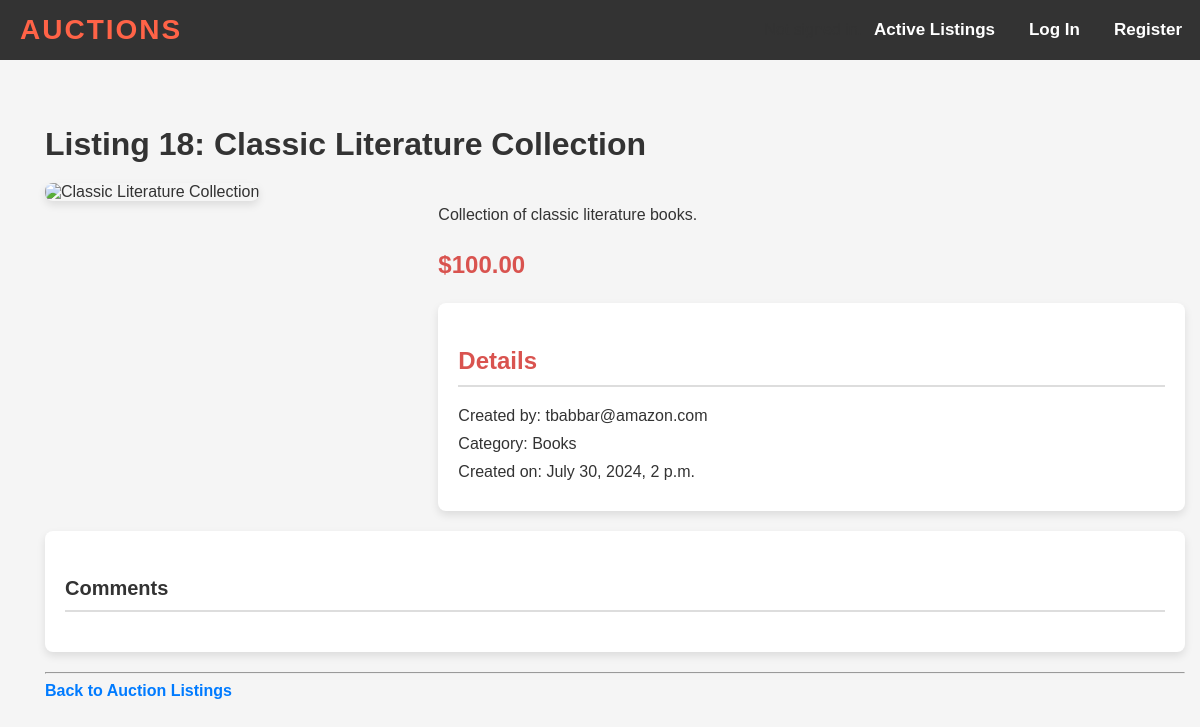
/listing/18, run on an earlier commit of the app's database.
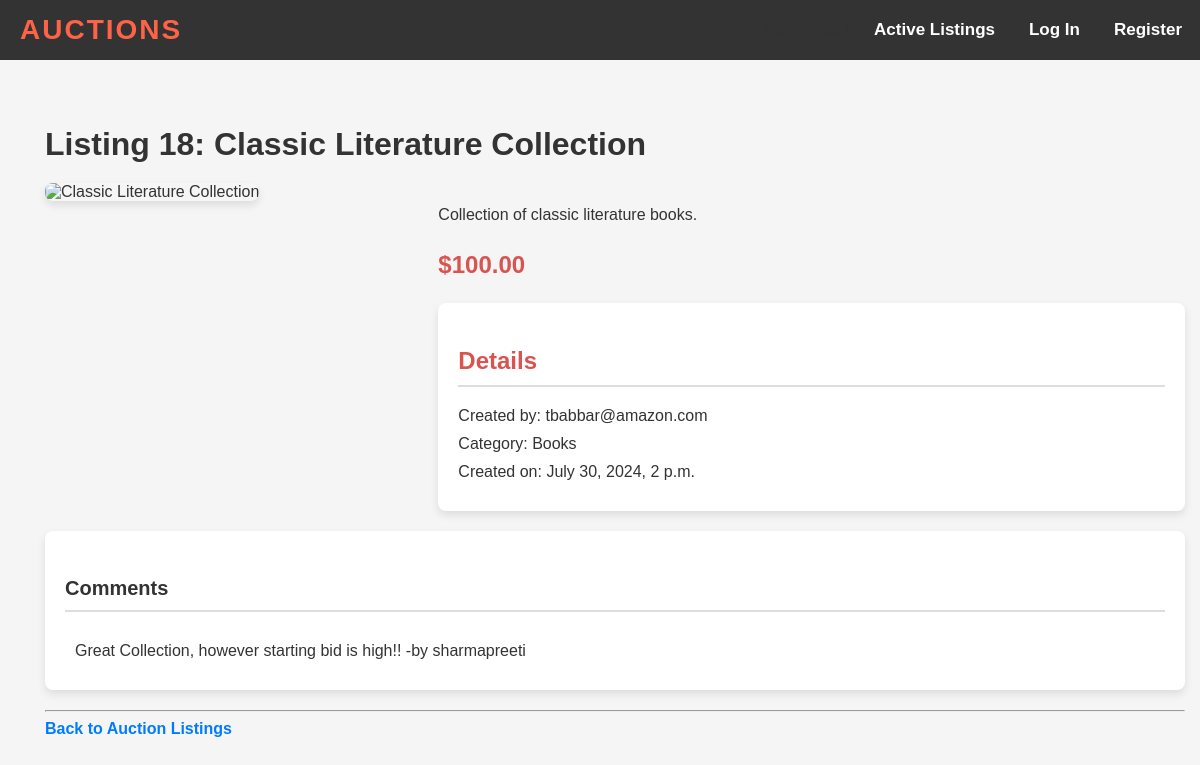
And on a later commit of the database.
### auctions/models.py (models this page shows)
class Comment(models.Model):
    auction_listing = models.ForeignKey(Auction_listing, null = True, blank = True,on_delete=models.CASCADE,related_name = "comments")
    comment = models.CharField(max_length=500,blank = True)
    created_by = models.ForeignKey(User,on_delete=models.CASCADE,related_name='comments')
    def __str__(self):
        return f"{self.comment} -by {self.created_by.username}"

class User(AbstractUser):
    username = models.CharField(max_length=191,blank = False,unique = True)
    password = models.CharField(max_length=9,blank = False)
    email = models.EmailField(primary_key = True, unique = True)
    def __str__(self):
      return "{}".format(self.email)

### auctions/views.py (the view, shortened to what this page needs)
# urls.py: path("listing/<int:listing_id>", views.listing, name="listing"),
def listing(request,listing_id):
    try:
        auction = Auction_listing.objects.get(pk =listing_id)
        watchlisted = request.user in auction.watchlist.all()
        comments = Comment.objects.filter(auction_listing = auction)
        bid_count = auction.bids.count()
        if not bid_count :
            bid_value = auction.starting_value
        if auction.isActive:
            return render(request, "auctions/listing.html", {
                "auction": auction,
                "bid_count": f" {bid_count} bid(s) so far. Please make sure that your bid value is greater than ${bid_value}.",
                "comments":comments,
                "bid_value": bid_value,
                "watchlisted":watchlisted
                })
        elif (request.user == max_bid.created_by and not auction.isActive):
            return render(request, "auctions/closed.html",{
            "message": F"Congratulation!!! You won the auction by ${bid_value}. You can contact the auction owner - {owner} at {owner_email}."
            })
        else:
            print("max bid value in lisiting: closed",bid_value)
            return render(request, "auctions/closed.html",{
                "message": f"listing no longer active. Bid is won by ${bid_value} by user- {winner}.",
                })
    except Exception:
        import traceback
        print(traceback.format_exc())
        return render(request, "auctions/error.html",{
            "message": "Listing does not exists!"
            })

### auctions/models.py (called while the page is built)
    def __str__(self):
        return f"{self.cat_name}"

### auctions/templates/auctions/listing.html (shortened to what this page needs)
{% extends "auctions/layout.html" %}
{% block body %}
<div class="container">
    <h2>Listing {{ auction.id }}: {{ auction.title }}</h2>
    <div class="product-container">
        <div class="product-image">
            <img src="{{ auction.image }}" alt="{{ auction.title }}">
        </div>
        <div class="product-info">
            <p>{{ auction.content }}</p>
            <h3>${{ bid_value }}.00</h3>
            <div class="details-section">
                <h3>Details</h3>
                <ol>
                    <li>Created by: {{ auction.created_by }}</li>
                    <li>Category: {{ auction.category }}</li>
                    <li>Created on: {{ auction.date }}</li>
                </ol>
            </div>
        </div>
    </div>
    <div class="comments-section">
        <h4>Comments</h4>
        <ul class="list-group">
            {% for comment in comments %}
            <li class="list-group-item">{{ comment }}</li>
            {% endfor %}
        </ul>
    </div>
    <hr>
    <a href="{% url 'index' %}">Back to Auction Listings</a>
</div>
{% endblock %}

What changed in the data, as far as the page shows it:
added Comment: comment+created_by "Great Collection, however starting bid is high!! -by sharmapreeti"
